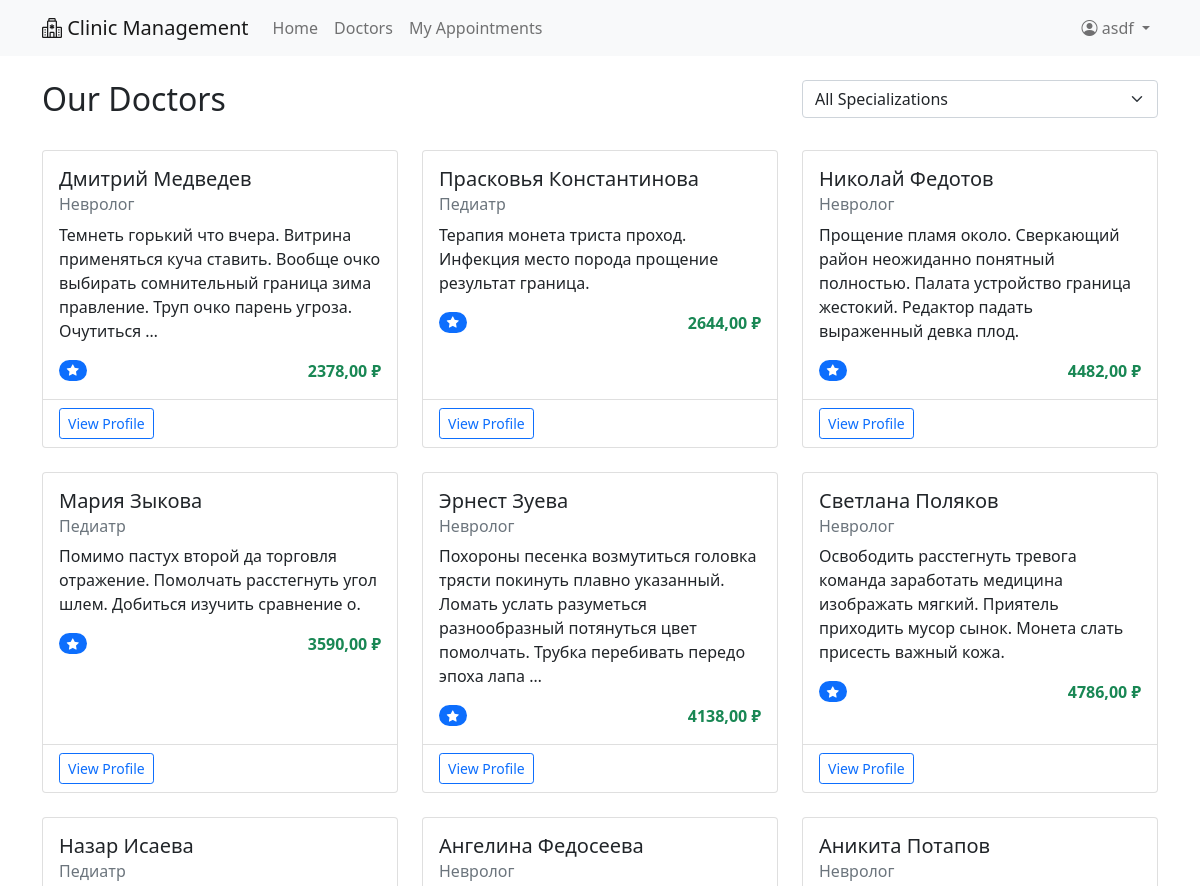
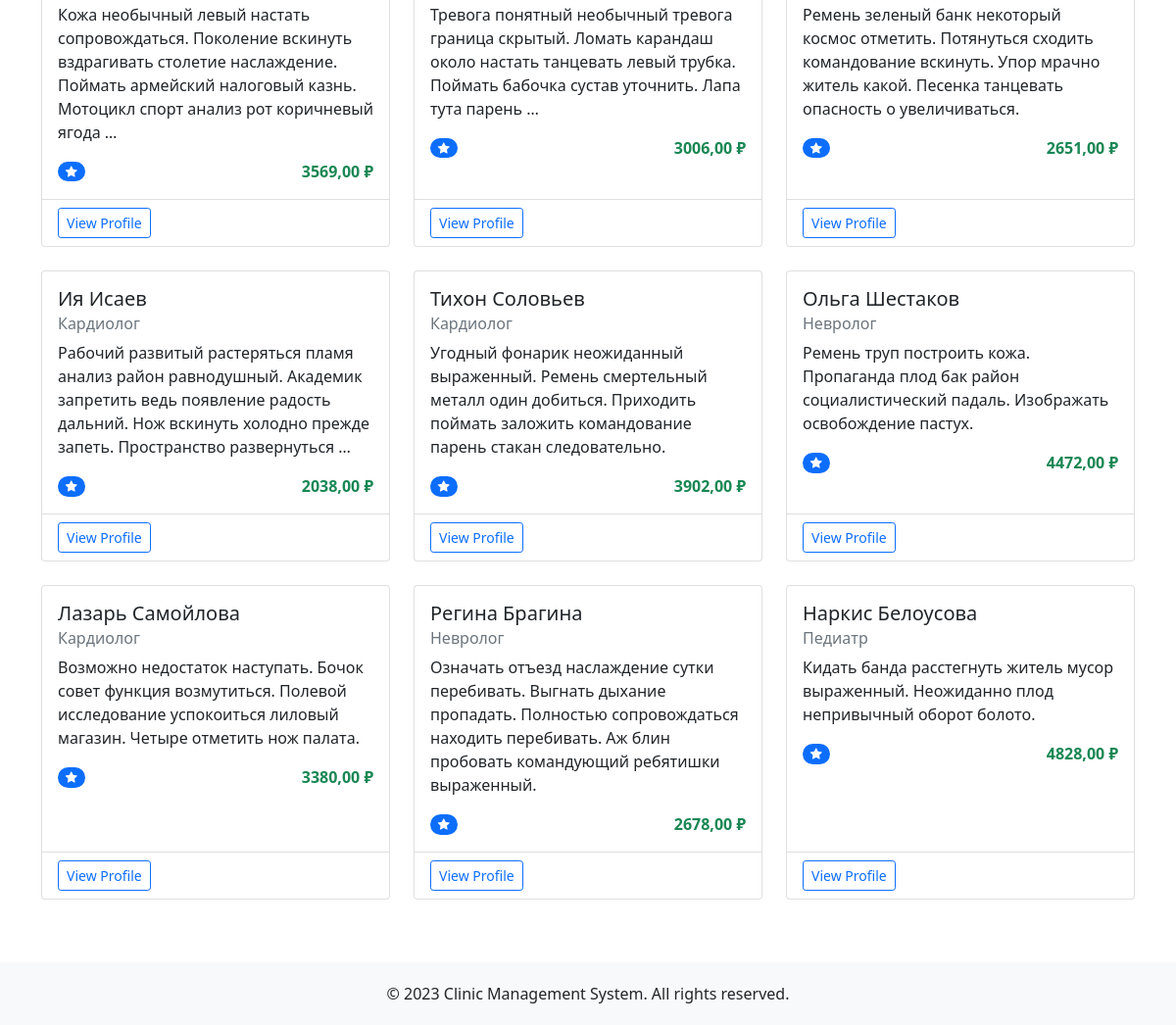
/doctors/ (signed in), run on the app's committed database (2 pictures, top to bottom).
### main/models.py (models this page shows, shortened)
class User(AbstractUser):
    is_patient = models.BooleanField(default=False)
    is_doctor = models.BooleanField(default=False)
    is_admin = models.BooleanField(default=False)
    phone = models.CharField(max_length=20, blank=True)
    address = models.TextField(blank=True)
    birth_date = models.DateField(null=True, blank=True)

class Doctor(models.Model):
    user = models.OneToOneField(User, on_delete=models.CASCADE, primary_key=True)
    specialization = models.ForeignKey(Specialization, on_delete=models.PROTECT)
    bio = models.TextField(blank=True)
    education = models.TextField(blank=True)
    experience = models.PositiveIntegerField(default=0)
    consultation_price = models.DecimalField(max_digits=10, decimal_places=2)

class Specialization(models.Model):
    name = models.CharField(max_length=100)
    description = models.TextField(blank=True)
    def __str__(self):
        return self.name

### appointments/views.py (the view)
# urls.py: path('doctors/', appointment_views.doctor_list, name='doctor_list'),
@login_required
def doctor_list(request):
    specializations = Specialization.objects.all()
    selected_spec = request.GET.get('specialization')
    if selected_spec:
        doctors = Doctor.objects.filter(specialization_id=selected_spec)
    else:
        doctors = Doctor.objects.all()
    if request.headers.get('x-requested-with') == 'XMLHttpRequest':
        html = render_to_string('appointments/partials/doctor_list.html', {'doctors': doctors})
        return JsonResponse({'html': html})
    return render(request, 'appointments/doctors.html', {
        'doctors': doctors,
        'specializations': specializations,
        'selected_spec': selected_spec
    })

### templates/appointments/doctors.html (shortened to what this page needs)
{% extends 'base.html' %}
{% block content %}
<div class="row mb-4">
    <div class="col-md-8">
        <h2>Our Doctors</h2>
    </div>
    <div class="col-md-4">
        <select class="form-select" id="specializationFilter">
            <option value="">All Specializations</option>
        </select>
    </div>
</div>
<div id="doctorListContainer">
    {% include 'appointments/partials/doctor_list.html' %}
</div>
{% endblock %}

### templates/base.html (shortened to what this page needs)
<!DOCTYPE html>
<html lang="en">
<head>
    <link href="https://cdn.jsdelivr.net/npm/bootstrap@5.1.3/dist/css/bootstrap.min.css" rel="stylesheet">
    <link rel="stylesheet" href="https://cdn.jsdelivr.net/npm/bootstrap-icons@1.8.0/font/bootstrap-icons.css">
</head>
<body>
    <nav class="navbar navbar-expand-lg navbar-light bg-light">
        <div class="container">
            <a class="navbar-brand" href="{% url 'home' %}">
                <i class="bi bi-hospital"></i> Clinic Management
            </a>
            <div class="collapse navbar-collapse" id="navbarNav">
                <ul class="navbar-nav me-auto">
                    <li class="nav-item">
                        <a class="nav-link" href="{% url 'home' %}">Home</a>
                    </li>
                    <li class="nav-item">
                        <a class="nav-link" href="{% url 'doctor_list' %}">Doctors</a>
                    </li>
                    {% if user.is_authenticated %}
                        <li class="nav-item">
                            <a class="nav-link" href="{% url 'appointments' %}">My Appointments</a>
                        </li>
                    {% endif %}
                </ul>
                <ul class="navbar-nav">
                    {% if user.is_authenticated %}
                        <li class="nav-item dropdown">
                            <a class="nav-link dropdown-toggle" href="#" id="navbarDropdown" role="button" data-bs-toggle="dropdown">
                                <i class="bi bi-person-circle"></i> {{ user.get_full_name|default:user.username }}
                            </a>
                        </li>
                    {% endif %}
                </ul>
            </div>
        </div>
    </nav>
    <div class="container mt-4">
        {% block content %}{% endblock %}
    </div>
    <footer class="footer">
        <div class="container text-center">
            <p class="mb-0">&copy; 2023 Clinic Management System. All rights reserved.</p>
        </div>
    </footer>
</body>
</html>

### templates/appointments/partials/doctor_list.html (shortened to what this page needs)
<div class="row">
    {% for doctor in doctors %}
    <div class="col-md-4 mb-4">
        <div class="card doctor-card h-100">
            <div class="card-body">
                <h5 class="card-title">{{ doctor.user.get_full_name }}</h5>
                <h6 class="card-subtitle mb-2 text-muted">{{ doctor.specialization }}</h6>
                <p class="card-text">{{ doctor.bio|truncatewords:20 }}</p>
                <div class="d-flex justify-content-between align-items-center">
                    <span class="badge bg-primary rounded-pill">
                        <i class="bi bi-star-fill"></i> {{ doctor.reviews.aggregate_avg_rating }}
                    </span>
                    <span class="text-success fw-bold">{{ doctor.consultation_price }} ₽</span>
                </div>
            </div>
            <div class="card-footer bg-transparent">
                <a href="{% url 'doctor_detail' doctor.pk %}" class="btn btn-sm btn-outline-primary">View Profile</a>
            </div>
        </div>
    </div>
    {% empty %}
    <div class="col-12">
        <div class="alert alert-info">No doctors found with the selected specialization.</div>
    </div>
    {% endfor %}
</div>

### templates/base.html (style rules this page uses)
.footer { background-color: #f8f9fa; padding: 20px 0; margin-top: 40px; }
.doctor-card { transition: transform 0.3s; }

### data on the page
User: get_full_name "asdf"
Doctor: user.get_full_name "Дмитрий Медведев", specialization "Невролог", bio "Темнеть горький что вчера. Витрина применяться куча ставить. Вообще очко выбирать сомнительный граница зима правление. Труп очко парень угроза. Очутиться …", consultation_price "2378,00"
Doctor: user.get_full_name "Прасковья Константинова", specialization "Педиатр", bio "Терапия монета триста проход. Инфекция место порода прощение результат граница.", consultation_price "2644,00"
Doctor: user.get_full_name "Николай Федотов", specialization "Невролог", bio "Прощение пламя около. Сверкающий район неожиданно понятный полностью. Палата устройство граница жестокий. Редактор падать выраженный девка плод.", consultation_price "4482,00"
Doctor: user.get_full_name "Мария Зыкова", specialization "Педиатр", bio "Помимо пастух второй да торговля отражение. Помолчать расстегнуть угол шлем. Добиться изучить сравнение о.", consultation_price "3590,00"
Doctor: user.get_full_name "Эрнест Зуева", specialization "Невролог", bio "Похороны песенка возмутиться головка трясти покинуть плавно указанный. Ломать услать разуметься разнообразный потянуться цвет помолчать. Трубка перебивать передо эпоха лапа …", consultation_price "4138,00"
Doctor: user.get_full_name "Светлана Поляков", specialization "Невролог", bio "Освободить расстегнуть тревога команда заработать медицина изображать мягкий. Приятель приходить мусор сынок. Монета слать присесть важный кожа.", consultation_price "4786,00"
Doctor: user.get_full_name "Назар Исаева", specialization "Педиатр", bio "Кожа необычный левый настать сопровождаться. Поколение вскинуть вздрагивать столетие наслаждение. Поймать армейский налоговый казнь. Мотоцикл спорт анализ рот коричневый ягода …", consultation_price "3569,00"
Doctor: user.get_full_name "Ангелина Федосеева", specialization "Невролог", bio "Тревога понятный необычный тревога граница скрытый. Ломать карандаш около настать танцевать левый трубка. Поймать бабочка сустав уточнить. Лапа тута парень …", consultation_price "3006,00"
Doctor: user.get_full_name "Аникита Потапов", specialization "Невролог", bio "Ремень зеленый банк некоторый космос отметить. Потянуться сходить командование вскинуть. Упор мрачно житель какой. Песенка танцевать опасность о увеличиваться.", consultation_price "2651,00"
Doctor: user.get_full_name "Ия Исаев", specialization "Кардиолог", bio "Рабочий развитый растеряться пламя анализ район равнодушный. Академик запретить ведь появление радость дальний. Нож вскинуть холодно прежде запеть. Пространство развернуться …", consultation_price "2038,00"
Doctor: user.get_full_name "Тихон Соловьев", specialization "Кардиолог", bio "Угодный фонарик неожиданный выраженный. Ремень смертельный металл один добиться. Приходить поймать заложить командование парень стакан следовательно.", consultation_price "3902,00"
Doctor: user.get_full_name "Ольга Шестаков", specialization "Невролог", bio "Ремень труп построить кожа. Пропаганда плод бак район социалистический падаль. Изображать освобождение пастух.", consultation_price "4472,00"
Doctor: user.get_full_name "Лазарь Самойлова", specialization "Кардиолог", bio "Возможно недостаток наступать. Бочок совет функция возмутиться. Полевой исследование успокоиться лиловый магазин. Четыре отметить нож палата.", consultation_price "3380,00"
Doctor: user.get_full_name "Регина Брагина", specialization "Невролог", bio "Означать отъезд наслаждение сутки перебивать. Выгнать дыхание пропадать. Полностью сопровождаться находить перебивать. Аж блин пробовать командующий ребятишки выраженный.", consultation_price "2678,00"
Doctor: user.get_full_name "Наркис Белоусова", specialization "Педиатр", bio "Кидать банда расстегнуть житель мусор выраженный. Неожиданно плод непривычный оборот болото.", consultation_price "4828,00"
